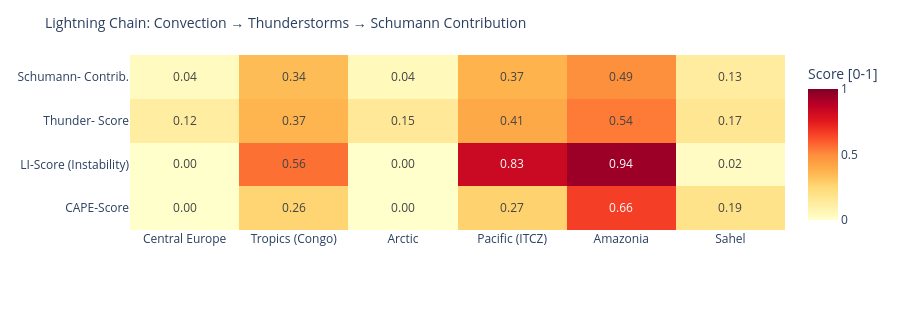

The code cell stored with this chart in its notebook:
### Code cell
# ============================================================
# LIGHTNING CHAIN: Convection → Thunderstorms → Schumann
# Shows the causal chain per measurement point as heatmap
# ============================================================

def cape_score(v):
    """CAPE → normalized score [0,1]"""
    if v is None or pd.isna(v): return 0.0
    return min(1.0, float(v) / 3000)

def li_score(v):
    """Lifted Index: negative = unstable → score [0,1]"""
    if v is None or pd.isna(v): return 0.3
    return min(1.0, max(0.0, (-float(v) + 6) / 12))

def cloud_score(v):
    if v is None or pd.isna(v): return 0.3
    return float(v) / 100

def thunder_score(row):
    """Kombinierter Gewitterwahrscheinlichkeits-Score
    CAPE + LI + Bedeckung + WMO-Gewitter + konvektiver Niederschlag (showers)
    Hinweis: X-Ray und Kp sind kein Bestandteil – nur geomagn./solarer Kontext.
    """
    cs = cape_score(row.get('cape'))
    ls = li_score(row.get('li'))
    cl = cloud_score(row.get('cloud'))
    t  = 1.0 if row.get('thunderstorm') else 0.0
    # Convective precipitation (showers) as additional indicator
    sh = min(1.0, (row.get('showers') or 0) / 5.0)
    return round(cs * 0.30 + ls * 0.25 + cl * 0.15 + t * 0.20 + sh * 0.10, 3)

def schumann_contribution(t_score, lat):
    """Schumann contribution: higher in tropics (±30°), scaled by thunderstorm score"""
    lat_weight = max(0.3, 1.0 - abs(lat) / 60)
    return round(t_score * lat_weight, 3)

df_atm['cape_score']   = df_atm.apply(lambda r: cape_score(r['cape']), axis=1)
df_atm['li_score']     = df_atm.apply(lambda r: li_score(r['li']),    axis=1)
df_atm['thunder_score']= df_atm.apply(lambda r: thunder_score(r.to_dict()), axis=1)
df_atm['schumann_contribution'] = df_atm.apply(
    lambda r: schumann_contribution(r['thunder_score'], r['lat']), axis=1)

metrics = ['cape_score', 'li_score', 'thunder_score', 'schumann_contribution']
labels  = ['CAPE-Score', 'LI-Score\n(Instability)', 'Thunder-\nScore', 'Schumann-\nContrib.']
z_data  = [df_atm[m].tolist() for m in metrics]

fig = go.Figure(go.Heatmap(
    z=z_data,
    x=df_atm['point'].tolist(),
    y=labels,
    colorscale='YlOrRd',
    zmin=0, zmax=1,
    text=[[f'{v:.2f}' for v in row] for row in z_data],
    texttemplate='%{text}', textfont=dict(size=12),
    colorbar=dict(title='Score [0-1]')
))
fig.update_layout(
    title=dict(text='Lightning Chain: Convection → Thunderstorms → Schumann Contribution', font=dict(size=14)),
    height=310,
    plot_bgcolor='rgba(0,0,0,0)', paper_bgcolor='rgba(0,0,0,0)',
    margin=dict(l=130, r=80, t=55, b=80)
)
fig.show()

### Figure 1 — Plotly figure (JSON) as saved in the notebook; plotly's stock layout.template omitted (floating-point values rounded to 4 significant figures)
{"data": [{"colorbar": {"title": {"text": "Score [0-1]"}}, "colorscale": [[0.0, "rgb(255,255,204)"], [0.125, "rgb(255,237,160)"], [0.25, "rgb(254,217,118)"], [0.375, "rgb(254,178,76)"], [0.5, "rgb(253,141,60)"], [0.625, "rgb(252,78,42)"], [0.75, "rgb(227,26,28)"], [0.875, "rgb(189,0,38)"], [1.0, "rgb(128,0,38)"]], "text": [["0.00", "0.26", "0.00", "0.27", "0.66", "0.19"], ["0.00", "0.56", "0.00", "0.83", "0.94", "0.02"], ["0.12", "0.37", "0.15", "0.41", "0.54", "0.17"], ["0.04", "0.34", "0.04", "0.37", "0.49", "0.13"]], "textfont": {"size": 12}, "texttemplate": "%{text}", "type": "heatmap", "x": ["Central Europe", "Tropics (Congo)", "Arctic", "Pacific (ITCZ)", "Amazonia", "Sahel"], "y": ["CAPE-Score", "LI-Score\n(Instability)", "Thunder-\nScore", "Schumann-\nContrib."], "z": [[0.0, 0.2633, 0.0, 0.2733, 0.6633, 0.1867], [0.0, 0.5583, 0.0, 0.8333, 0.9417, 0.025], [0.118, 0.367, 0.15, 0.407, 0.536, 0.167], [0.035, 0.343, 0.045, 0.373, 0.491, 0.131]], "zmax": 1, "zmin": 0}], "layout": {"height": 310, "margin": {"b": 80, "l": 130, "r": 80, "t": 55}, "paper_bgcolor": "rgba(0,0,0,0)", "plot_bgcolor": "rgba(0,0,0,0)", "title": {"font": {"size": 14}, "text": "Lightning Chain: Convection → Thunderstorms → Schumann Contribution"}}}
